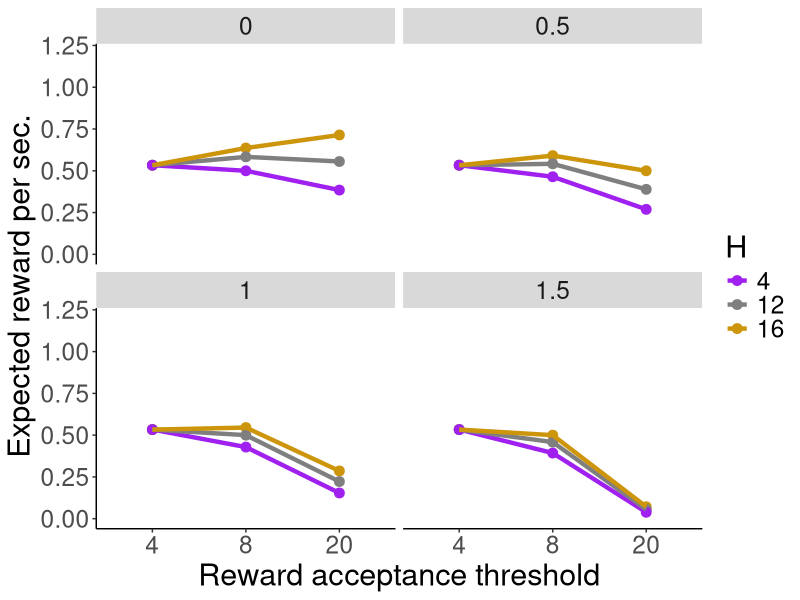
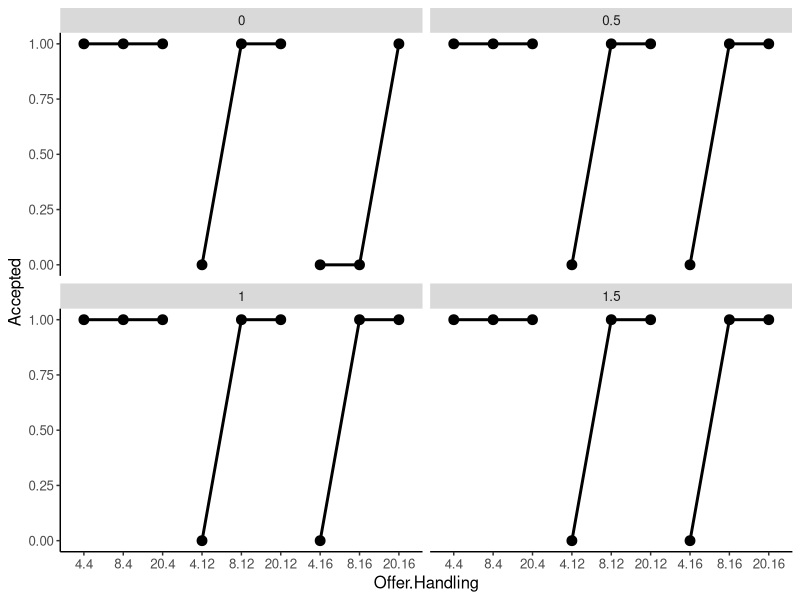

Write the R code that produced these figures, in order.

library(tidyverse)
library(data.table)

# basic calculation
offer <- c(4, 8, 20)
handling <- c(14, 10, 2) + 2 # add 2 to H and T to account for offer and reward disclosure windows
travel <- c(2, 6, 14) + 2
offerRates_basic <- sapply(3:1, function(thresh) {(sum(tail(offer, n = thresh))) / ((handling * thresh) + (travel * 3))}) # good


# new stuff
pmat <- rbind(c(1, 1, 1),
              c(0, 1, 1),
              c(0, 0, 1))
A <- seq(0, 1.5, length.out = 4)


## single example comparing the two at a single acceptance strategy
p <- pmat[1, ]

# basic numerator
bn <- (offer %*% p)

# wikenheiser version
wn <- (offer %*% p) - ((offer %*% (1 - p)) * A)  

# basic denominator
bd <- ((handling * sum(p)) + (travel * 3)) #

# adapted wikenheiser numerator (since our participants don't select among delays, calculate per handling time)
wd <- (1 + (handling * sum(p)))


## loop through every possible combination 
# eventually mapply()
modeledRates <- list()

for (iter in seq_along(A)) {
  
  a <- A[iter]
  
  rstore <- matrix(0, 3, 3)
    
  for (prow in 1:nrow(pmat)) {
    
    # acceptances (binary per reward)
    p <- pmat[prow, ]
    
    # numerator from wikenheiser, denominator from us
    wn <- (offer %*% p) - ((offer %*% (1 - p)) * a)  
    bd <- ((handling * sum(p)) + (travel * 3))
    
    # model
    rstore[, prow] <- wn[1, 1] / bd

  }
  
  # clean up into a dataframe with info
  rstore <- as.data.frame(rstore)
  colnames(rstore) <- offer
  rstore$H <- handling
  modeledRates[[iter]] <- rstore
  
}

offerRates_wik <- do.call(rbind, modeledRates) %>%
  mutate(A = rep(A, each = 3)) %>%
  gather(O, Rate, -c(H:A)) %>%
  mutate(A = as.character(A),
         O = factor(O, levels = list(4, 8, 20)),
         H = factor(H, levels = list(4, 12, 16)))


## plots

# earnings per acceptance threshold
# as A increases, the earnings or OC per sec decrease
offerRates_wik %>%  ggplot(aes(O, Rate, group = H, color = H)) +
    geom_point(size = 3) +
    geom_line(size = 1.5) +
    scale_color_manual(values = c("purple", "grey50", "darkgoldenrod3")) +
    ylim(0, 1.2) +
    labs(y = "Expected reward per sec.", x = "Reward acceptance threshold") +
    facet_wrap(vars(A)) +
    theme(#legend.position = c(0.85, 0.2),
          legend.key = element_blank(),
          panel.grid.major = element_blank(),
          panel.grid.minor = element_blank(),
          panel.background = element_blank(),
          axis.line = element_line(colour = "black"),
          text = element_text(size = 22))


# acceptances at each A leve
# fairly similar to our data at 0.5, but not quite
# we basically don't gain anything
offerRates_wik %>% 
  group_by(H, A) %>% 
  mutate(maxRate = max(Rate)) %>%
  ungroup() %>%
  mutate(wikChoice = ifelse(as.numeric(O) > (maxRate * as.numeric(H)), 1, 0)) %>%#,
         #OCChoice = ifelse(as.numeric(O) > (as.numeric(A) * as.numeric(H)), 1, 0)) %>%
  #gather(choiceType, Choice, wikChoice:OCChoice) %>%
  ggplot(aes(interaction(O, H), wikChoice)) + 
    geom_point(size = 3) + 
    geom_line(aes(group = interaction(H, A)), size = 1) +
    labs(x = "Offer.Handling", y = "Accepted") +
    facet_wrap(vars(A), ncol = 2) +
    theme(legend.key = element_blank(),
          panel.grid.major = element_blank(), 
          panel.grid.minor = element_blank(), 
          panel.background = element_blank(), 
          axis.line = element_line(colour = "black"),
          text = element_text(size = 12))










